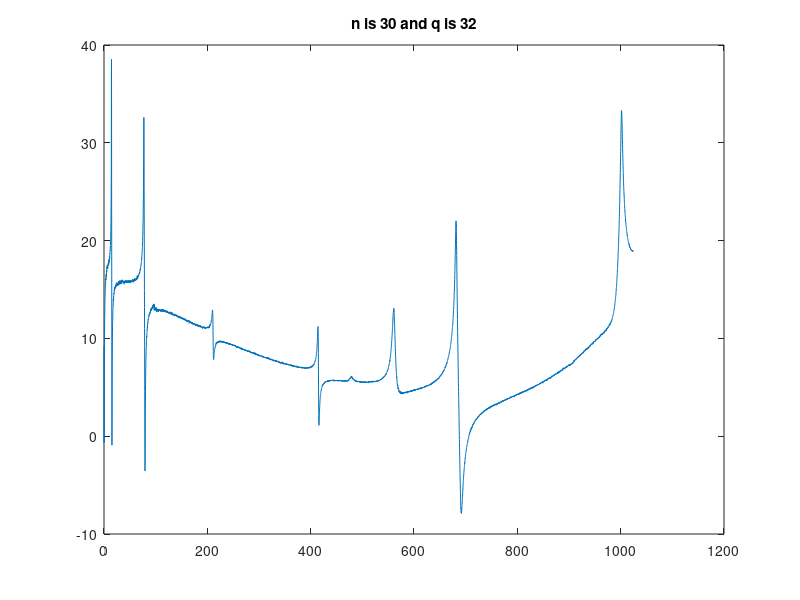

MATLAB code for this plot: (Note: this script raises an error after producing the figure.)
clc
clear
close all

% %% Parameters
% m = 1;  % number of input
% p = 1;  % number of output
% 
% %% FFT parameters
% N = 6400; % 50,100,200,400,800,1600,3200,6400
% nFFT = 2.56*N;
% 
% % Baseband
% fmax = 800;  % frequency span (Hz)
% fs = 2.56*fmax; % Nyquist frequency (Hz)
% 
% dt = 1/fs;  % sampling time (sec)
% df = fmax/nFFT;  % sampling frequency (Hz)
% 
% %% Input signal generation with window and overlap
% load('freq_vec.mat')
% load('iddata_act1.mat')
% load('iddata_act2.mat')
% load('iddata_shaker.mat')
% 
% iddata_act1 = iddata_act1';
% iddata_act2 = iddata_act2';
% iddata_shaker = iddata_shaker';
% 
% [M,~] = size(freq_vec); % M-> number of frequency samples
% 
% G = zeros(p,m,M);
% if ((m == 1)&&(p == 1))
%     G(1,1,:) = iddata_act1(1,:);
% elseif ((m == 1)&&(p == 2))
%     G(:,1,:) = iddata_act1(:,:);
% elseif ((m == 2)&&(p == 1))
%     for i = 1:M
%         G(1,1,i) = iddata_act1(1,i);
%         G(1,2,i) = iddata_shaker(1,i);
%     end
% else
%     for i = 1:M
%     G(:,1,i) = iddata_act1(:,i);
%     G(:,2,i) = iddata_act2(:,i);
%     G(:,3,i) = iddata_shaker(:,i);
%     end
% end
% 
% %% Step 1: Discretization; frequency
% ww = (2*pi*freq_vec)';  % frequency vector from Modal analysis (rad/sec)
% ff = ww/(2*pi); % frequency vector from Modal analysis (Hz)
% 
% % transform continuous data to discrete using bilinear tansfrmation (Eq. (72))
% select_w = 1; % chon ferekans payin javabesh bade arc tan dar nazdike sefr javabesh khub nis.
% 
% % Please check
% % T = df*2*pi*0.02; % sort of like sampling period (Page 973)
% T = 5/max(ww);
% 
% wwd = 2*atan(T*ww(select_w:end)/2);
% wwd = wwd';
% Gz = G(:,:,select_w:end);
% Gzs = Gz;
% 
% % Eq. (11): Changing the discrete frequency range from [0 pi] to [0 2*pi]
% for k = 1:M-1
%     Gzs(:,:,M+k) = conj(Gz(:,:,M-k));
% end
% 
% %% Step 2: Construct h_hat in Eq. (12): 2M-point IDFT
% h_hat = zeros(p,m,2*M-1);
% for i = 1:2*M-1
%     h_hat_dum = zeros(p,m);
%     for k = 1:2*M-1
%         h_hat_dum = h_hat_dum + Gzs(:,:,k)*exp(1i*2*pi*i*k/(2*M));
%     end
%     h_hat(:,:,i) = h_hat_dum/(2*M);
%     i
% end
load matlab
%% Step 3 compute G_hat 
% Parameters
n = 30; % identified system order
q = 32;    % Eq. (6)
r = 32;

% Eq. (13) 
if q+r > 2*M
    error('q+r <= 2*M is not satisfied select smaller q and/or r (Eq. (13))')
end

H_hat = zeros(q*p,r*m);
for i = 1:q
    k = i;
    for j = 1:r
        H_hat((i-1)*p+1:i*p,(j-1)*m+1:j*m) = squeeze(h_hat(:,:,k));
        k = k+1;
    end
end

%% Step 4: SVD of H_hat
[U_hat,Sigma_hat,V_hat] = svd(H_hat);

%% Step 5: taking the n largest singular values
% According to equation (14) 
U_hat_s = U_hat(:,1:n);

%% Step 6: detemine A_hat & C_hat 
J1 = [eye((q-1)*p) zeros((q-1)*p,p)];
J2 = [zeros((q-1)*p,p) eye((q-1)*p)];
J3 = [eye(p) zeros(p,p*(q-1))];
A_hat = J1*U_hat_s;
A_hat = ((A_hat'*A_hat)^(-1))*A_hat';

A_hat = A_hat*J2*U_hat_s;
C_hat = J3*U_hat_s;

%% Step 7: detemine B_hat & D_hat  
% According to Eq. (20) solving batch LS problem 
S = [];
II = [];
for i = 1:(M-select_w+1)
    S = [S ; C_hat*inv((exp(1i*wwd(i,1)))*eye(size(A_hat))-A_hat)];
    II = [II ; eye(p)];
end
AA = [S II];
AAA = [];
for i = 1:m
    AAA = blkdiag(AAA,AA);
end

AAAA = [real(AAA);imag(AAA)];

k = 1;
for i = 1:(M-select_w+1)
    for j = 1:m
        BBB((k-1)*p+1:k*p,1) = squeeze(Gzs(:,j,i));
        k = k+1;
    end
end

BBBB = [real(BBB);imag(BBB)];

teta = ((AAAA'*AAAA)^-1)*AAAA'*BBBB;

for i = 1:m
    teta_dum = teta((i-1)*(p+n)+1:i*(p+n),1);
    B_hat(:,i) = teta_dum(1:n,:);
    D_hat(:,i) = teta_dum(n+1:end,:);
end

%% Final Step: estimated transfer function 
G_hat=ss(A_hat,B_hat,C_hat,D_hat,T);
sysc=d2c(G_hat,'tustin');

figure (1)
k = 0;
for i = 1:m
    for j = 1:p
        k = k+1;
        subplot(m,p,k)
        plot(ff(select_w:end),20*log10(abs(squeeze(G(j,i,select_w:end)))));
        title(['n is ',num2str(n),' and q is ',num2str(q)])
        hold on
        [magG,~]=freqresp(sysc(j,i),ff(select_w:end),'Hz');
        plot(ff(select_w:end),20*log10(abs(squeeze(magG))),'r')
        xlim([0 800])
        hold off
    end
end

